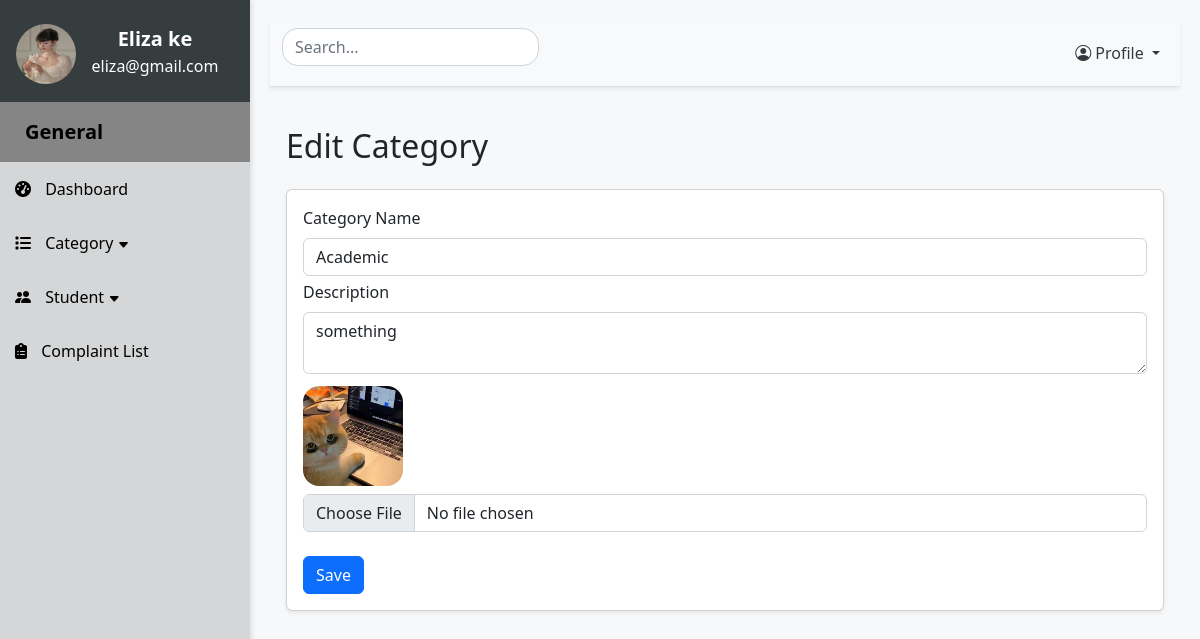
Before: /updateCategory/1 (signed in) with the older database file.
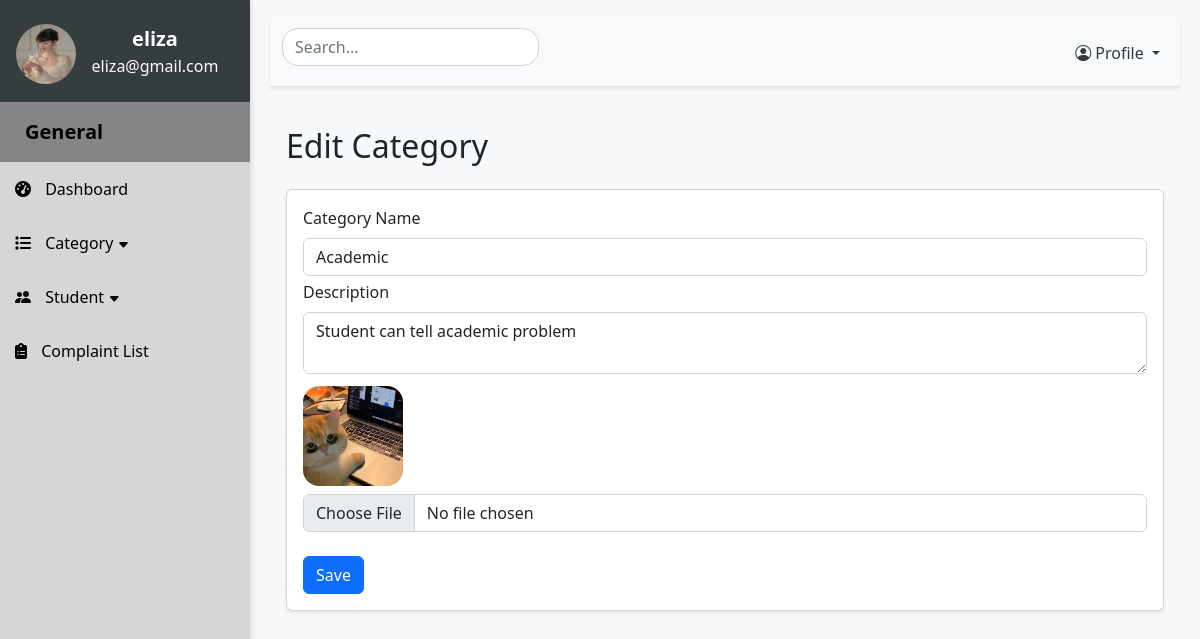
After: the same page with the newer database file.
### website/models.py (models this page shows)
class Category(db.Model):
    id = db.Column(db.Integer, primary_key=True)
    cat_name = db.Column(db.String(255), nullable=False)
    cat_description = db.Column(db.String(255), nullable=False)
    cat_image = db.Column(db.String(255), nullable=False)
    complaints = db.relationship('Complaints')

### app.py (the view)
@app.route('/updateCategory/<int:catid>', methods=['GET', 'POST'])
def updateCategory(catid):
    if 'admin_id' not in session:
        return redirect(url_for('home'))
    else:
        return updatecategory(catid)

### website/adminfeatures.py (called while the page is built, shortened)
def updatecategory(catid):
    category = Category.query.get(catid)
    return render_template("adminupdatecategory.html", category=category)

### website/templates/adminupdatecategory.html (shortened to what this page needs)
{% extends "adminlayout.html" %} {% block title %}Update Category Page{% endblock%}
{% block content %}
    <h2 class="my-4">Edit Category</h2>
    <div class="card shadow-sm p-3 mb-5 rounded">
        <form method="POST" enctype="multipart/form-data">
            <div class="mb-1">
                <label for="category_name" class="form-label">Category Name</label>
                <input type="text" class="form-control" id="category_name" name="category_name" value={{category.cat_name}}>
            </div>
            <div class="mb-1">
                <label for="description" class="form-label">Description</label>
                <textarea class="form-control" id="description" name="description">{{ category.cat_description }}</textarea>
            </div>
            <div class="mb-4">
                <img class="img-fluid rounded-4 my-2" style="width:100px; height:100px;" src="{{ url_for('static', filename='images/' + category.cat_image) }}" alt="photo">
                <input type="file" class="form-control" name="category_image" id="category_image" value="{{ category.cat_image}}">
            </div>
            <button type="submit" class="btn btn-primary">Save</button>
        </form>
    </div>
{% endblock %}

Changed rows visible on the page:
changed Category: description "something" → "Student can tell academic problem"
Other visible differences:
{{ session.get('admin')['admin_name'] }}: "Eliza ke" → "eliza"
